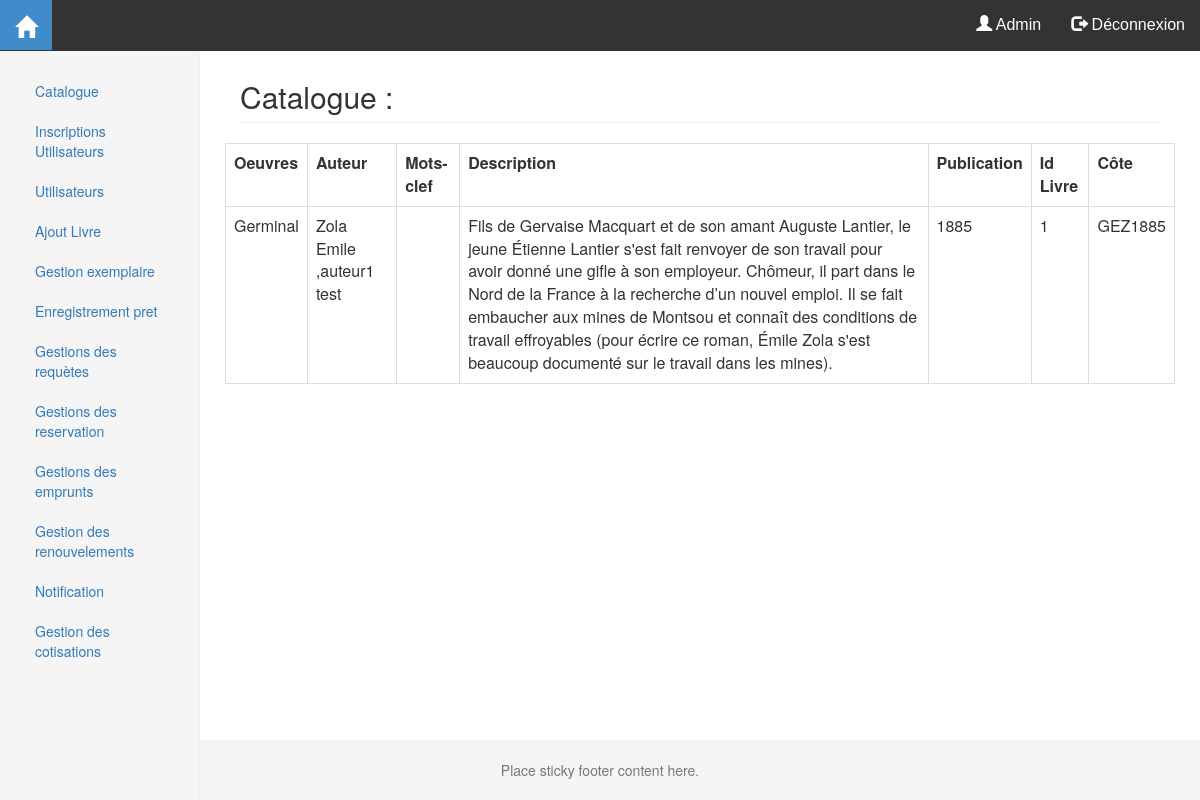
The app's page /admin/portail_admin.php?page=catalogue (signed in) with its own data.
### tables this page shows
Create table Oeuvre (
	IdLivre integer
	PRIMARY KEY
	AUTO_INCREMENT,
	Titre varchar(100)
	NOT NULL,
	Cote varchar(100),
	Publication integer,
	Description TEXT
);

### fonctions/user.php (called while the page is built, shortened)
<?php
include 'config_bdd.php';
function Catalogue($where, $whereMC)
{
    global $bdd;
    $req = "SELECT DISTINCT IdLivre,Titre,Cote,Publication,Auteurs, MotClefs, Description FROM(
SELECT IdLivre,Titre,Cote,Publication,Auteurs,group_concat(MotClef.Nom, ' ') AS MotClefs,Description
FROM (SELECT Oeuvre.IdLivre,
Oeuvre.Titre,
Oeuvre.Cote,
Oeuvre.Publication,
group_concat(Auteur.Nom, ' ' , Auteur.Prenom , ' ') AS Auteurs,
Oeuvre.Description
FROM Oeuvre
LEFT JOIN Ecrit ON Oeuvre.IdLivre = Ecrit.FkLivre
LEFT JOIN Auteur ON Ecrit.FkAuteur = Auteur.IdAuteur
" . $where . "
GROUP BY Oeuvre.IdLivre) AS TMP
LEFT JOIN Definition ON TMP.IdLivre = Definition.FkLivre
LEFT JOIN MotClef ON Definition.FkMotClef = MotClef.IdMotClef
" . $whereMC . "
GROUP BY TMP.IdLivre) as T, Exemplaire
Where FkLivre=IdLivre";
    $result = $bdd->prepare($req);
    $result->execute();
    $data = $result->fetchAll();
    return $data;
}

### admin/catalogue.inc.php (the view)
<div class="col-sm-9 col-sm-offset-3 col-md-10 col-md-offset-2 main">
    <h2 class="page-header">Catalogue :</h2>
    <div class="row">
        <table class="table table-bordered">
            <tr>
                <th>Oeuvres</th>
                <th>Auteur</th>
                <th>Mots-clef</th>
                <th>Description</th>
                <th>Publication</th>
                <th>Id Livre</th>
                <th>Côte</th>
            </tr>
            <?php
            $catalogues = Catalogue(' ',' ');
            foreach ($catalogues as $catalogue) {
                echo '<tr>
                    <td>' . $catalogue['Titre'] . '</td>
                    <td>' . $catalogue['Auteurs'] . '</td>
                    <td>' . $catalogue['MotClefs'] . '</td>
                    <td>' . $catalogue['Description'] . '</td>
                    <td>' . $catalogue['Publication'] . '</td>
                    <td>' . $catalogue['IdLivre'] . '</td>
                    <td>' . $catalogue['Cote'] . '</td>
                 </tr>';
            }?>
        </table>
    </div>
</div>

### css/style.css (style rules this page uses)
html { position: relative; min-height: 100%; }
body { margin-bottom: 60px; }
.main { padding: 40px; }

### records on screen
oeuvre: Titre "Germinal", Auteurs "Zola Emile ,auteur1 test", Description "Fils de Gervaise Macquart et de son amant Auguste Lantier, le jeune Étienne Lantier s'est fait renvoyer de son travail pour avoir donné une gifle à son employeur. Chômeur, il part dans le Nord de la France à la recherche d’un nouvel emploi. Il se fait embaucher aux mines de Montsou et connaît des conditions de travail effroyables (pour écrire ce roman, Émile Zola s'est beaucoup documenté sur le travail dans les mines).", Publication "1885", IdLivre "1", Cote "GEZ1885"

### other values on screen
$_SESSION['Nom'] "Admin"
$info['title'] "Catalogue"
$info['title'] "Inscriptions Utilisateurs"
$info['title'] "Utilisateurs"
$info['title'] "Ajout Livre"
$info['title'] "Gestion exemplaire"
$info['title'] "Enregistrement pret"
$info['title'] "Gestions des requètes"
$info['title'] "Gestions des reservation"
$info['title'] "Gestions des emprunts"
$info['title'] "Gestion des renouvelements"
$info['title'] "Notification"
$info['title'] "Gestion des cotisations"
